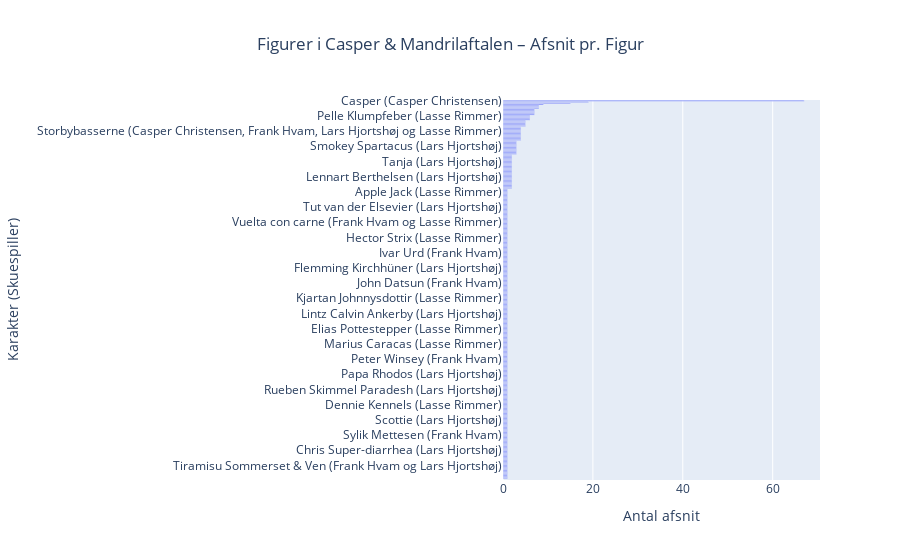

The notebook cell saved with this chart:
### Code cell
import plotly.express as px

# Group data
grouped = (
    df.groupby(["navn", "spillet_af"])
    .agg(
        antal_afsnit=("afsnit_nummer", "nunique"),
        afsnit_liste=("afsnit_nummer", lambda x: sorted(set(x.dropna())))
    )
    .reset_index()
)

# Optional: Combine 'navn' and 'spillet_af' into one label for display
grouped["figur_label"] = grouped["navn"] + " (" + grouped["spillet_af"] + ")"

# Create Plotly bar chart
fig = px.bar(
    grouped.sort_values("antal_afsnit", ascending=False),
    x="antal_afsnit",
    y="figur_label",
    orientation="h",
    hover_data={
        "antal_afsnit": True,
        "afsnit_liste": True,
        "figur_label": False  # Avoid duplicate info in hover
    },
    labels={
        "antal_afsnit": "Antal afsnit",
        "figur_label": "Karakter (Skuespiller)"
    },
    title="Figurer i Casper & Mandrilaftalen – Afsnit pr. Figur"
)

# Update layout for better spacing
fig.update_layout(
    yaxis=dict(autorange="reversed"),  # So top character is at the top
    title_x=0.5
)

fig.show()

### Figure 1 — Plotly figure (JSON) as saved in the notebook; plotly's stock layout.template omitted (floating-point values rounded to 4 significant figures; data arrays with more than 128 entries replaced by an {"elided": "..."} marker saying what was removed)
{"data": [{"customdata": {"elided": "300 rows, 578 int values in total"}, "hovertemplate": "Antal afsnit=%{x}<br>afsnit_liste=%{customdata[0]}<extra></extra>", "legendgroup": "", "marker": {"color": "#636efa", "pattern": {"shape": ""}}, "name": "", "orientation": "h", "showlegend": false, "textposition": "auto", "type": "bar", "x": {"elided": "300 int values"}, "xaxis": "x", "y": {"elided": "300 str values"}, "yaxis": "y"}], "layout": {"barmode": "relative", "legend": {"tracegroupgap": 0}, "title": {"text": "Figurer i Casper & Mandrilaftalen – Afsnit pr. Figur", "x": 0.5}, "xaxis": {"anchor": "y", "domain": [0, 1], "title": {"text": "Antal afsnit"}}, "yaxis": {"anchor": "x", "autorange": "reversed", "domain": [0, 1], "title": {"text": "Karakter (Skuespiller)"}}}}
